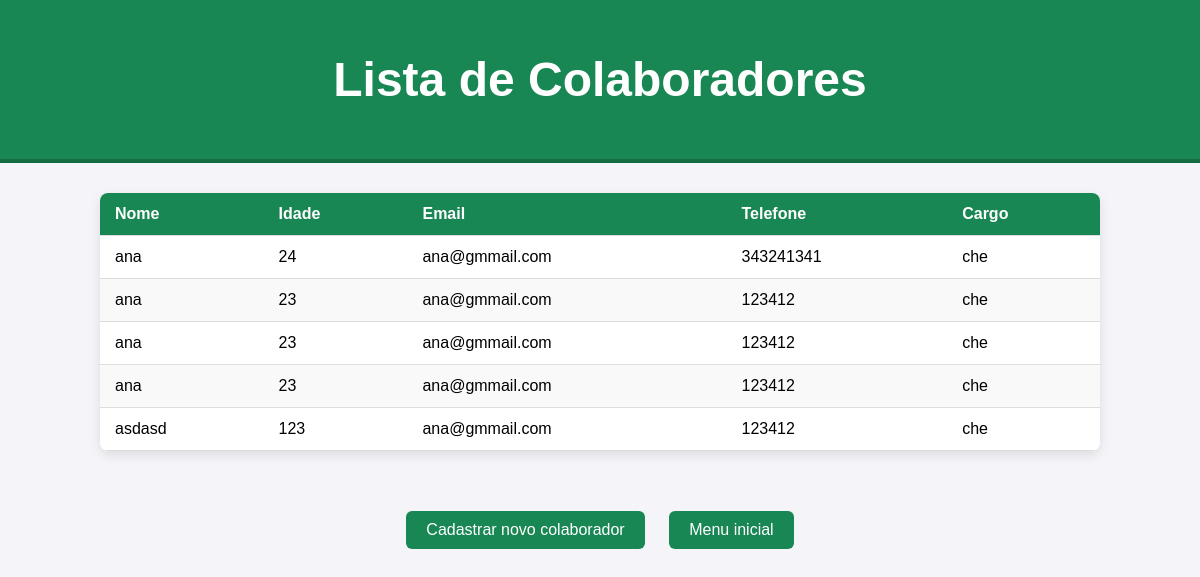
The page /colaboradores/ on the database its author committed.
### seguranca_trabalho/models.py (models this page shows, shortened)
class Colaborador(models.Model):
    nome = models.CharField(max_length=100)
    idade = models.IntegerField()
    email = models.EmailField()
    telefone = models.CharField(max_length=15)
    cargo = models.CharField(max_length=50)
    from django.db import models

### seguranca_trabalho/views.py (the view)
# urls.py: path('colaboradores/', views.lista_colaboradores, name='lista_colaboradores'),  # Lista de colaboradores
def lista_colaboradores(request):
    colaboradores = Colaborador.objects.all().order_by('nome')
    return render(request, 'cadastro/lista_colaboradores.html', {'colaboradores': colaboradores})

### seguranca_trabalho/templates/cadastro/lista_colaboradores.html (shortened to what this page needs)
{% load static %}
<!DOCTYPE html>
<html lang="pt-br">
<head>
</head>
<body>
    <header>
        <h1>Lista de Colaboradores</h1>
    </header>
    <table>
        <thead>
            <tr>
                <th>Nome</th>
                <th>Idade</th>
                <th>Email</th>
                <th>Telefone</th>
                <th>Cargo</th>
            </tr>
        </thead>
        <tbody>
            {% for colaborador in colaboradores %}
            <tr>
                <td>{{ colaborador.nome }}</td>
                <td>{{ colaborador.idade }}</td>
                <td>{{ colaborador.email }}</td>
                <td>{{ colaborador.telefone }}</td>
                <td>{{ colaborador.cargo }}</td>
            </tr>
            {% empty %}
            <tr>
                <td colspan="5">Nenhum colaborador cadastrado.</td>
            </tr>
            {% endfor %}
        </tbody>
    </table>
    <footer>
        <a href="/cadastro/">Cadastrar novo colaborador</a>
        <a href="{% url 'home' %}">Menu inicial</a>
    </footer>
</body>
</html>

### seguranca_trabalho/templates/cadastro/lista_colaboradores.html (style rules this page uses)
body { font-family: Arial, sans-serif; background-color: #f4f4f9; margin: 0; padding: 0; }
header { text-align: center; background-color: #198754; color: white; padding: 20px; font-size: 24px; border-bottom: 4px solid #146c43; }
table { width: 90%; max-width: 1000px; margin: 30px auto; border-collapse: collapse; background-color: white; border-radius: 8px; overflow: hidden; box-shadow: 0 4px 12px rgba(0, 0, 0, 0.1); }
th, td { padding: 12px 15px; text-align: left; border-bottom: 1px solid #ddd; }
th { background-color: #198754; color: white; }
tr:nth-child(even) { background-color: #f9f9f9; }
footer { text-align: center; padding: 20px; }
footer a { text-decoration: none; color: white; background-color: #198754; padding: 10px 20px; margin: 10px; border-radius: 6px; display: inline-block; transition: background-color 0.3s ease; }

### rows shown on the page
Colaborador: nome "ana", idade "24", email "ana@gmmail.com", telefone "343241341", cargo "che"
Colaborador: nome "ana", idade "23", email "ana@gmmail.com", telefone "123412", cargo "che"
Colaborador: nome "ana", idade "23", email "ana@gmmail.com", telefone "123412", cargo "che"
Colaborador: nome "ana", idade "23", email "ana@gmmail.com", telefone "123412", cargo "che"
Colaborador: nome "asdasd", idade "123", email "ana@gmmail.com", telefone "123412", cargo "che"
